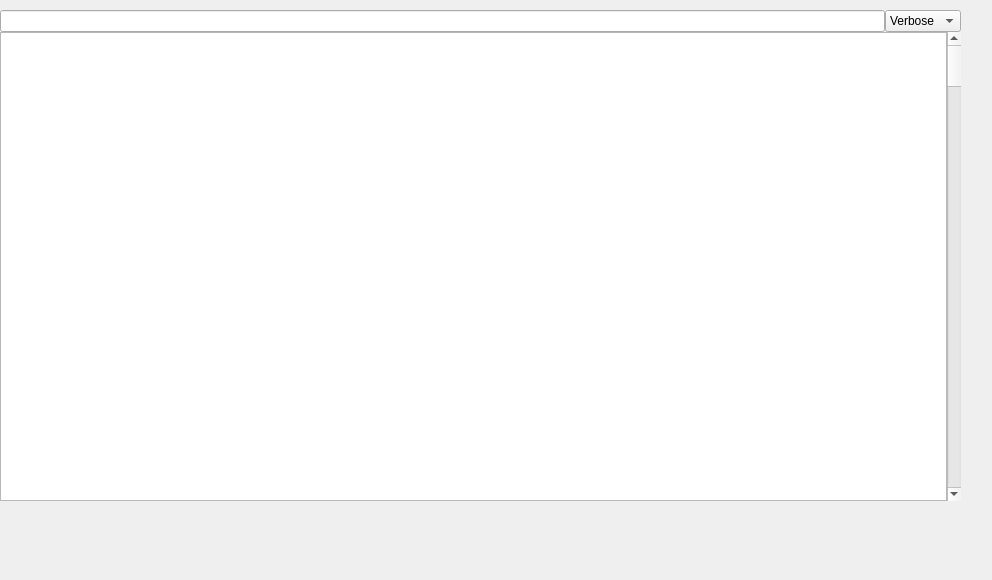
<?xml version="1.0" encoding="UTF-8"?>
<ui version="4.0">
 <class>LogViewerWidget</class>
 <widget class="QWidget" name="LogViewerWidget">
  <property name="geometry">
   <rect>
    <x>0</x>
    <y>0</y>
    <width>992</width>
    <height>580</height>
   </rect>
  </property>
  <property name="windowTitle">
   <string>Form</string>
  </property>
  <widget class="QWidget" name="verticalLayoutWidget">
   <property name="geometry">
    <rect>
     <x>0</x>
     <y>10</y>
     <width>961</width>
     <height>491</height>
    </rect>
   </property>
   <layout class="QVBoxLayout" name="verticalLayout" stretch="0,0">
    <property name="spacing">
     <number>0</number>
    </property>
    <property name="sizeConstraint">
     <enum>QLayout::SetMaximumSize</enum>
    </property>
    <item>
     <layout class="QHBoxLayout" name="searchLayout" stretch="0,0">
      <property name="spacing">
       <number>0</number>
      </property>
      <item>
       <widget class="QLineEdit" name="etSearch"/>
      </item>
      <item>
       <widget class="QComboBox" name="cbLevel">
        <item>
         <property name="text">
          <string>Verbose</string>
         </property>
        </item>
        <item>
         <property name="text">
          <string>debug</string>
         </property>
        </item>
        <item>
         <property name="text">
          <string>info</string>
         </property>
        </item>
        <item>
         <property name="text">
          <string>warn</string>
         </property>
        </item>
        <item>
         <property name="text">
          <string>error</string>
         </property>
        </item>
        <item>
         <property name="text">
          <string>fatal</string>
         </property>
        </item>
       </widget>
      </item>
     </layout>
    </item>
    <item>
     <layout class="QHBoxLayout" name="contentLayout">
      <property name="spacing">
       <number>0</number>
      </property>
      <item>
       <widget class="QListWidget" name="lwContent"/>
      </item>
      <item>
       <widget class="QScrollBar" name="verticalScrollBar">
        <property name="orientation">
         <enum>Qt::Vertical</enum>
        </property>
       </widget>
      </item>
     </layout>
    </item>
   </layout>
  </widget>
 </widget>
 <resources/>
 <connections/>
</ui>
